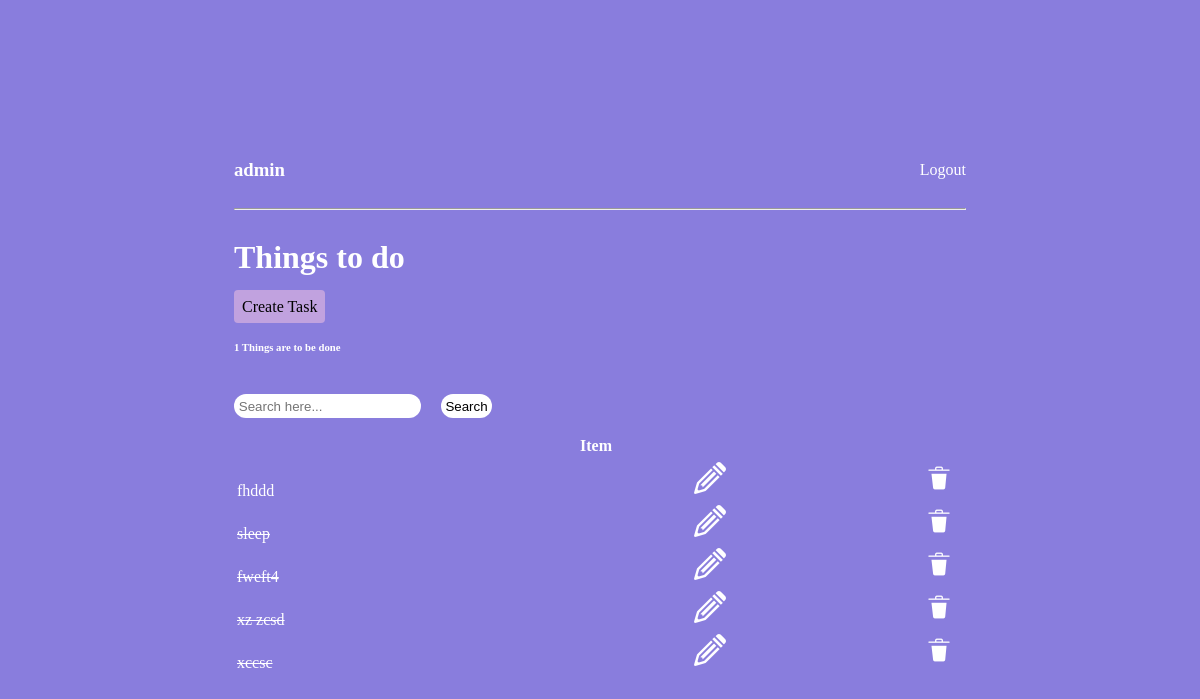
The app's page / (signed in), older data.
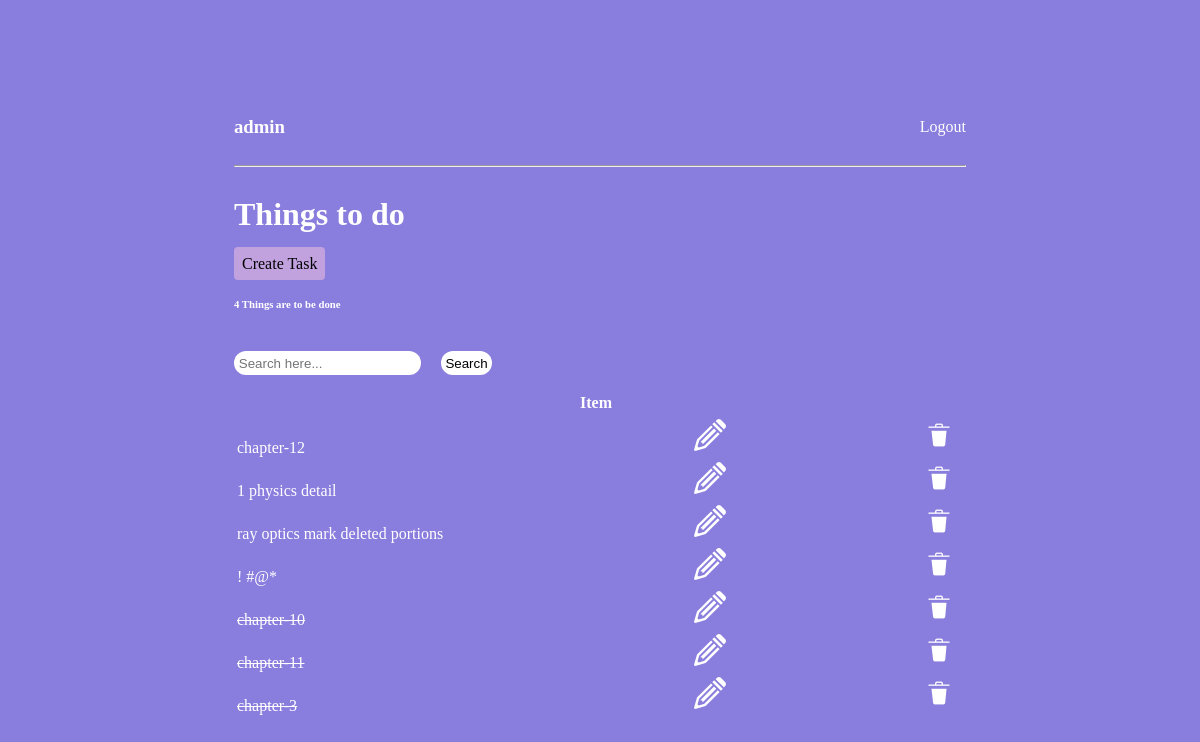
The same page, newer data.
### base/models.py (models this page shows, shortened)
class Task(models.Model):
    user = models.ForeignKey(
        User , on_delete=models.CASCADE ,null=True , blank=True,
    )
    title = models.CharField(max_length=200)
    complete = models.BooleanField(default=False)
    created = models.DateTimeField(auto_now_add=True)
    class Meta:
        ordering = ['complete']

### base/views.py (the view)
# urls.py: path('',TaskList.as_view() , name='tasks'),
class TaskList(LoginRequiredMixin,ListView):
    model = Task
    context_object_name = 'tasks'
    def get_context_data(self, **kwargs ):
        context = super().get_context_data(**kwargs)
        context['tasks'] = context['tasks'].filter(user = self.request.user)
        context['count'] = context['tasks'].filter(complete=False).count()
        search_input = self.request.GET.get('search-area') or ''
        if search_input:
            context['tasks'] = context['tasks'].filter(title__istartswith=search_input)
        context['search_input'] = search_input
        return context

### base/templates/base/task_list.html (shortened to what this page needs)
{% load static %}
<!DOCTYPE html>
<html lang="en">
<head>
</head>
<body>
    <div class="main-container">
        <div class="container">
            <div class="navbar">
                    {% if request.user.is_authenticated %}
                <h3 class="h3">{{request.user}}</h3>
                <a href="{% url 'logout' %}" class="link">Logout</a>
                {% else %}
                <a href="{% url 'login' %}" class="link">Login</a>
                {% endif %}
            </div>
        <hr>
        <div class="sub-container">
            <div class="part1">
                <h1>Things to do</h1>
                <a href="{% url 'task-create' %}" class="create">Create Task</a>
                <h6>{{count}} Things are to be done</h6>
                <form action="" method="get">
                    <input type="text" name="search-area" placeholder="Search here..." value="{{search_input}}">
                    <input type="submit" value="Search" class="s-btn">
                </form>
            </div>
            <div class="part2">
                <table>
                    <tr>
                        <th>Item</th>
                        <th></th>
                        <th></th>
                    </tr>
                    {% for task in tasks %}
                    <tr class="lists">
                        {% if task.complete %}
                        <td class="pad" id="lined">{{task.title}}</td>
                        <div class="span2">
                            <td class="a"><a href="{% url 'task-update' task.id %}" class="edit"><img class="imgs" src="{% static 'images/edit2.png' %}" alt="edit"></a></td>
                            <td class="b"><a href="{% url 'task-delete' task.id %}" class="del"><img class="imgs" src="{% static 'images/delete.png' %}" alt="delete"></a></td>
                        </div>
                        {% else %}
                        <td class="pad">{{task.title}}</td>
                        <div class="span1">
                            <td class="a"><a href="{% url 'task-update' task.id %}" class="edit" ><img class="imgs" src="{% static 'images/edit2.png' %}" alt="edit"></td>
                            <td class="b"><a href="{% url 'task-delete' task.id %}" class="del"><img class="imgs" src="{% static 'images/delete.png' %}" alt="delete"></a></td>
                            </div>
                        {% endif %}
                    </tr>
                    {% empty %}
                    <h3>no items</h3>
                    {% endfor %}
                </table>
            </div>
        </div>
    </div>
</div>
</body>
</html>

### base/templates/base/task_list.html (style rules this page uses)
html { background-color: rgb(137, 125, 221); color: white; }
input { padding: 0.5rem; border-radius: 5px; border: none; }
.imgs { height: 2rem; width: 2rem; }
a { text-decoration: none; color: white; }
.main-container { min-height: 100vh; width: 60%; margin: 0 auto; display: flex; flex-direction: column; justify-content: center; align-items: center; }
a { text-decoration: none; }
input { background-color: white; color: black; }
.sub-container { display: flex; flex-direction: column; align-items: space-between; }
.lists { width: 60vw; margin: auto; display: flex; height: 100%; justify-content: space-between; align-items: center; }
.pad { flex: 2; padding-top: 1.5rem; }
.a { flex: 1; }
.navbar { display: flex; justify-content: space-between; align-items: center; }
.s-btn { margin:1rem; }
#lined { text-decoration: line-through; }
.edit { height: 0.5rem; width: 0.5rem; color: white; }
input { border-radius: 20px; background-color: white; padding: 0.3rem; }
.del { height: 0.4rem; width: 0.4rem; color: white; }
.create { height:2rem; width:4rem; padding: 0.5rem; border-radius: 4px; background-color: rgb(193, 162, 223); color: black; }
hr { color: white; }

Row changes from the older to the newer data that the page shows:
removed Task: title "fhddd", complete False (drawn)
removed Task: title "sleep", complete True (drawn)
removed Task: title "fweft4", complete True (drawn)
removed Task: title "xz zcsd", complete True (drawn)
removed Task: title "xccsc", complete True (drawn)
added Task: title "chapter-12", complete False (drawn)
added Task: title "1 physics detail", complete False (drawn)
added Task: title "ray optics mark deleted portions", complete False (drawn)
added Task: title "! #@*", complete False (drawn)
added Task: title "chapter-10", complete True (drawn)
added Task: title "chapter-11", complete True (drawn)
added Task: title "chapter-3", complete True (drawn)
Text that changed along with them:
{{ count }}: "1" → "4"
